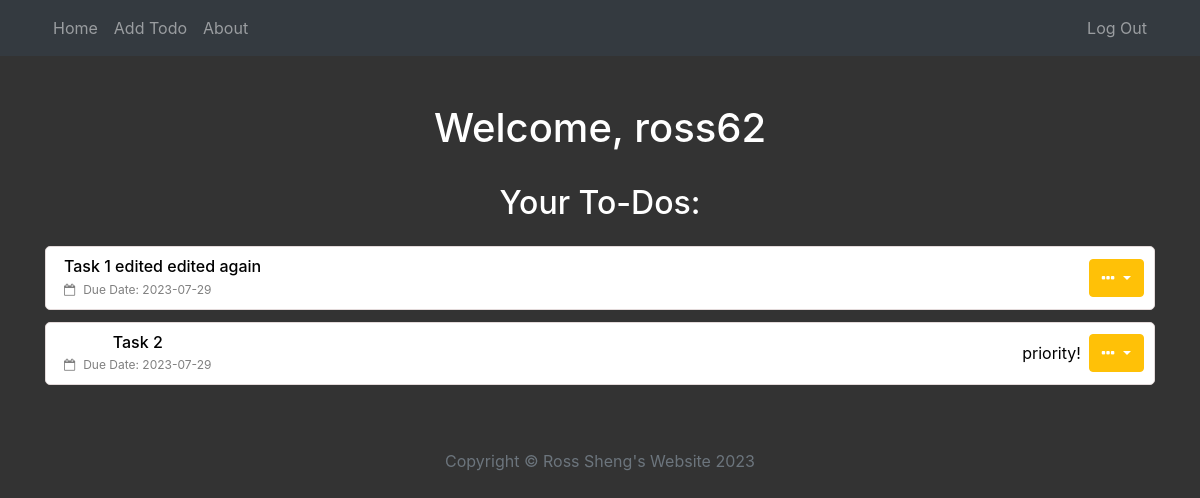
Before: /todo (signed in) with the older database file.
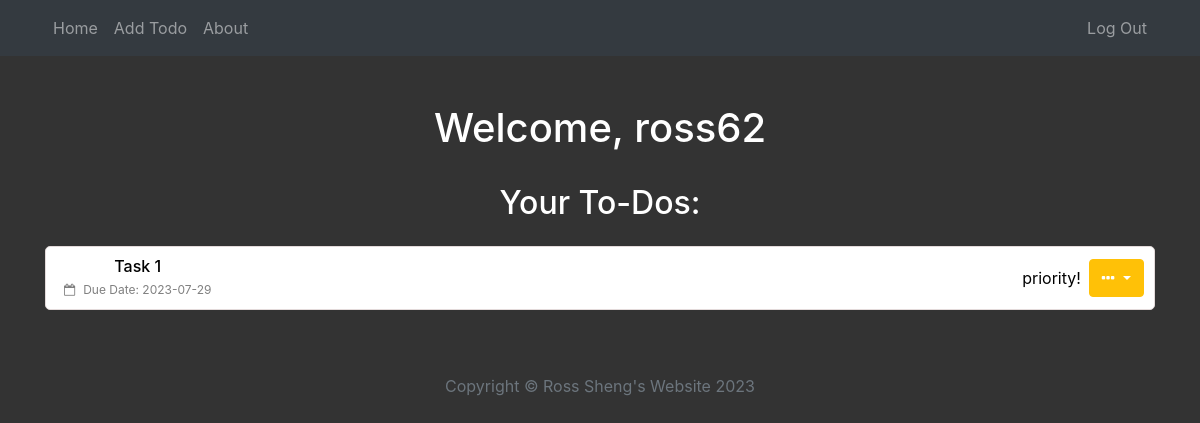
After: the same page with the newer database file.
### main.py (models this page shows)
class User(db.Model, UserMixin):
    __tablename__ = "users"
    id = db.Column(db.Integer, primary_key=True)
    email = db.Column(db.String(100), unique=True)
    username = db.Column(db.String(100), unique=True, nullable=False)
    password = db.Column(db.String(100), nullable=False)
    todos = relationship("ToDo", back_populates="author")

class ToDo(db.Model):
    __tablename__ = "todos"
    id = db.Column(db.Integer, primary_key=True)
    author_id = db.Column(db.Integer, db.ForeignKey("users.id"))
    author = relationship("User", back_populates="todos")
    title = db.Column(db.String(250), unique=True, nullable=False)
    priority = db.Column(db.Boolean, nullable=False)
    due_date = db.Column(db.DateTime, nullable=False)
    body = db.Column(db.Text, nullable=False)

### main.py (the view)
@app.route("/todo")
@login_required
def todo():
    todos = ToDo.query.all()
    return render_template("todo.html", all_todos=todos)

### main.py (called while the page is built)
@login_manager.user_loader
def load_user(user_id):
    return User.query.get(int(user_id))

### templates/todo.html (shortened to what this page needs)
{% extends 'base.html' %}
{% block content %}{% include "header.html" %}
  <header class="masthead">
    <div class="container">
      <div class="row">
        <div class="col">
          <div class="site-heading text-center mt-5">
            <h1>Welcome, {{ current_user.username }}</h1>
            <br/>
            <h2>Your To-Dos:</h2>
            {% if all_todos|length == 0 %}
            <h3>You have no To-Dos</h3>
              <a href="{{ url_for('add_todo') }}"> Add Todo </a>
            {% else %}
            <div class="mt-4">
              <ul class="list list-inline">
                {% for todo in all_todos %}
                  <li class="d-flex justify-content-between">
                    <div class="d-flex flex-row align-items-center">
                      <div class="ml-2">
                        <h6 class="mb-0 todo-title">{{ todo.title }}</h6>
                          <div class="d-flex flex-row mt-1 text-black-50 date-time">
                            <div><i class="fa fa-calendar-o"></i><span class="ml-2">Due Date: {{ todo.due_date.strftime("%Y-%m-%d") }}</span></div>
                          </div>
                      </div>
                    </div>
                     <div class="d-flex flex-row align-items-center">
                       <div class="d-flex flex-column mr-2">
                         {% if todo.priority %}
                         priority!
                         {% endif %}
                       </div>
                       <div class="dropdown">
                          <button class="btn btn-secondary dropdown-toggle" type="button" id="dropdownMenuButton" data-toggle="dropdown" aria-haspopup="true" aria-expanded="false">
                          <i class="fa fa-ellipsis-h"></i>
                          </button>
                         </div>
                     </div>
            </li>
                {% endfor %}
    </ul>
            {% endif %}
</div>
          </div>
        </div>
      </div>
    </div>
  </header>
{% include "footer.html" %}
{% endblock %}

### templates/base.html (shortened to what this page needs)
<!DOCTYPE html>
<html lang="en">
  <head>
    <link href="https://cdn.jsdelivr.net/npm/bootstrap@5.3.0/dist/css/bootstrap.min.css" rel="stylesheet"
>
    <link rel="stylesheet" href="https://cdnjs.cloudflare.com/ajax/libs/font-awesome/4.7.0/css/font-awesome.min.css">
    {% block styles %}
    {{ bootstrap.load_css() }}
    <link
      rel="stylesheet"
      href="{{ url_for('static', filename='css/styles.css') }}"
    />
    {% endblock %}
  </head>
  <body>
    {% block content %}{% endblock %}
  </body>
</html>

### templates/header.html (shortened to what this page needs)
<!DOCTYPE html>
<html lang="en">
<head>
    <link rel="stylesheet" href="https://maxcdn.bootstrapcdn.com/bootstrap/4.5.2/css/bootstrap.min.css">
    <link rel="stylesheet" href="{{ url_for('static', filename='css/styles.css') }}"/>
</head>
<body>
  <nav class="navbar navbar-expand-lg navbar-dark bg-dark">
      <div class="container">
          <div class="collapse navbar-collapse" id="navbarNav">
              <ul class="navbar-nav">
                  <li class="nav-item">
                      <a class="nav-link" href="{{url_for('todo')}}">Home</a>
                  </li>
                  <li class="nav-item">
                      <a class="nav-link" href="{{ url_for('add_todo') }}">Add Todo</a>
                  </li>
                  <li class="nav-item">
                      <a class="nav-link" href="{{url_for('about')}}">About</a>
                  </li>
              </ul>
          </div>
          <ul class="navbar-nav ml-auto">
              <li class="nav-item">
                  <a class="nav-link" href="{{url_for('log_out')}}">Log Out</a>
              </li>
          </ul>
      </div>
  </nav>

### templates/footer.html (shortened to what this page needs)
    <footer>
        <div class="container mt-5">
            <div class="row">
                <div class="col d-flex justify-content-center align-items-center">
                    <p class="copyright text-muted">Copyright &copy; Ross Sheng's Website 2023</p>
                </div>
            </div>
        </div>
    </footer>
</body>
</html>

### static/css/styles.css (style rules this page uses)
.todo-title { color: black; }
.list li { list-style: none; padding: 10px; border: 1px solid #e3dada; margin-top: 12px; border-radius: 5px; background: #fff; color: black; }
.date-time { font-size: 12px; }
body { background-color: #333; color: white; }
a { color: #ffc107; }
.btn { background-color: #ffc107; border-color: #ffc107; }
.text-muted { color: #999999; }

Changed rows visible on the page:
removed ToDo: title "Task 2", due_date "2023-07-29", priority "priority!"
changed ToDo: title "Task 1 edited edited again" → "Task 1"; now shows "priority!"
